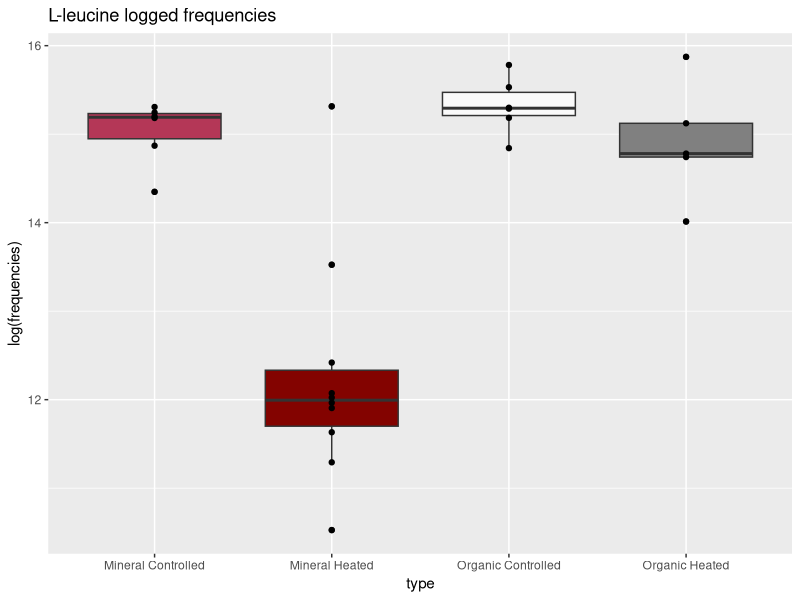
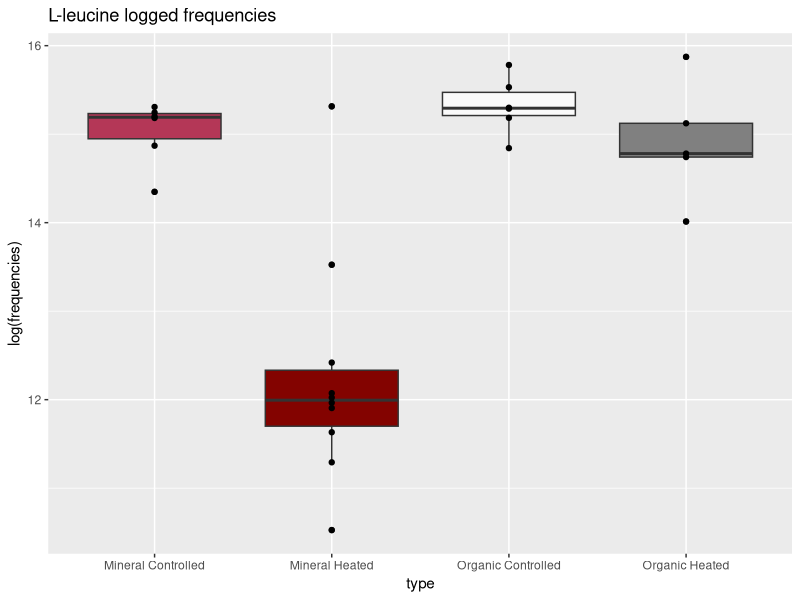

Write R code to recreate these figures, in order.
## ---- chunk 1
knitr::opts_chunk$set(echo = TRUE)
## ---- chunk 2
library(tidyverse)
library(ggplot2)
library(data.table)
data <- as.data.frame(read.csv("EMSL_PNNL.csv"), header=TRUE)
data_Ll <- data[51,]
data_Ll_wrangled <- data_Ll %>% gather("M_C_4_AB",	"M_C_7_AB",	"M_C_12_AB",	"M_C_14_AB",	"M_C_19_AB",	"M_C_30_AB",	"M_H_2_AB",	"M_H_2B",	"M_H_4_AB",	"M_H_11_AB",	"M_H_17_AB",	"M_H_26_AB",	"M_H_28_AB",	"M_H_30_AB",	"M_H_32_AB",	"M_H_34_AB",	"O_C_4_AB",	"O_C_12_AB",	"O_C_14_AB",	"O_C_19_AB",	"O_C_27_AB",	"O_C_34_AB",	"O_H_2_AB",	"O_H_4_AB",	"O_H_11_AB",	"O_H_17_AB",	"O_H_32_AB", key="type", value="frequencies")
data_Ll_wrangled$type <- c("Mineral Controlled", "Mineral Controlled", "Mineral Controlled", "Mineral Controlled", "Mineral Controlled", "Mineral Controlled", "Mineral Heated", "Mineral Heated", "Mineral Heated", "Mineral Heated", "Mineral Heated", "Mineral Heated", "Mineral Heated", "Mineral Heated", "Mineral Heated", "Mineral Heated", "Organic Controlled", "Organic Controlled", "Organic Controlled", "Organic Controlled", "Organic Controlled", "Organic Controlled", "Organic Heated", "Organic Heated", "Organic Heated", "Organic Heated", "Organic Heated")
## ---- chunk 3
Ll <- ggplot(data_Ll_wrangled, aes(type, log(frequencies), fill=type)) + 
  geom_boxplot() + 
  geom_point() +
  scale_fill_manual(values=c("#B43757", "#830300", "#FAFAFA", "#808080")) +
  labs(title="L-leucine logged frequencies") +
  theme(legend.position="none")
print(Ll)
png("L_leucine.png", width = 350, height = 350)
plot(Ll, nrow=2, ncol=1)
while (!is.null(dev.list()))  dev.off()
